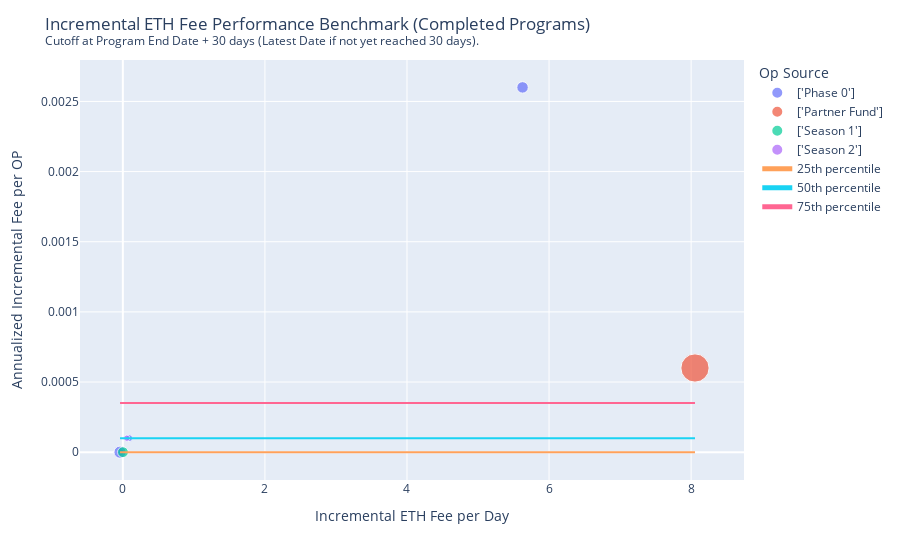

Source (notebook cell):
### Code cell
layout_settings = {
    "title": "Incremental ETH Fee Performance Benchmark (Completed Programs) <br><sup>Cutoff at Program End Date + 30 days (Latest Date if not yet reached 30 days).</sup>",
    "xaxis_title": "Incremental ETH Fee per Day",
    "yaxis_title": "Annualized Incremental Fee per OP",
    "legend_title": "Op Source",
}

df = cleanup_data(
    subset=[
        "op_deployed",
        "incremental_gas_fee_eth_per_day_after",
        "incremental_gas_fee_eth_after_annualized_per_op",
    ]
)

plot_benchmark(
    df,
    x="incremental_gas_fee_eth_per_day_after",
    y="incremental_gas_fee_eth_after_annualized_per_op",
    size="op_deployed",
    layout_settings=layout_settings,
)

### Figure 1 — Plotly figure (JSON) as saved in the notebook; plotly's stock layout.template omitted (floating-point values rounded to 4 significant figures)
{"data": [{"hovertemplate": "<b>%{hovertext}</b><br><br>op_source_map=['Phase 0']<br>incremental_gas_fee_eth_per_day_after=%{x}<br>incremental_gas_fee_eth_after_annualized_per_op=%{y}<br>op_deployed=%{marker.size}<extra></extra>", "hovertext": ["Rubicon", "WePiggy", "1inch", "Aelin"], "legendgroup": "['Phase 0']", "marker": {"color": "#636efa", "size": [793900.0, 300000.0, 300000, 900000.0], "sizemode": "area", "sizeref": 12060.0, "symbol": "circle"}, "mode": "markers", "name": "['Phase 0']", "orientation": "v", "showlegend": true, "type": "scatter", "x": [5.627, 0.08805, -0.0345, -0.03976], "xaxis": "x", "y": [0.0026, 0.0001, 0, 0], "yaxis": "y"}, {"hovertemplate": "<b>%{hovertext}</b><br><br>op_source_map=['Partner Fund']<br>incremental_gas_fee_eth_per_day_after=%{x}<br>incremental_gas_fee_eth_after_annualized_per_op=%{y}<br>op_deployed=%{marker.size}<extra></extra>", "hovertext": ["Aave"], "legendgroup": "['Partner Fund']", "marker": {"color": "#EF553B", "size": [4826000.0], "sizemode": "area", "sizeref": 12060.0, "symbol": "circle"}, "mode": "markers", "name": "['Partner Fund']", "orientation": "v", "showlegend": true, "type": "scatter", "x": [8.054], "xaxis": "x", "y": [0.0006], "yaxis": "y"}, {"hovertemplate": "<b>%{hovertext}</b><br><br>op_source_map=['Season 1']<br>incremental_gas_fee_eth_per_day_after=%{x}<br>incremental_gas_fee_eth_after_annualized_per_op=%{y}<br>op_deployed=%{marker.size}<extra></extra>", "hovertext": ["XToken"], "legendgroup": "['Season 1']", "marker": {"color": "#00cc96", "size": [709800.0], "sizemode": "area", "sizeref": 12060.0, "symbol": "circle"}, "mode": "markers", "name": "['Season 1']", "orientation": "v", "showlegend": true, "type": "scatter", "x": [0.001552], "xaxis": "x", "y": [0], "yaxis": "y"}, {"hovertemplate": "<b>%{hovertext}</b><br><br>op_source_map=['Season 2']<br>incremental_gas_fee_eth_per_day_after=%{x}<br>incremental_gas_fee_eth_after_annualized_per_op=%{y}<br>op_deployed=%{marker.size}<extra></extra>", "hovertext": ["Revert Finance"], "legendgroup": "['Season 2']", "marker": {"color": "#ab63fa", "size": [240800.0], "sizemode": "area", "sizeref": 12060.0, "symbol": "circle"}, "mode": "markers", "name": "['Season 2']", "orientation": "v", "showlegend": true, "type": "scatter", "x": [0.05416], "xaxis": "x", "y": [0.0001], "yaxis": "y"}, {"mode": "lines", "name": "25th percentile", "type": "scatter", "x": [-0.03976, 8.054], "y": [0, 0]}, {"mode": "lines", "name": "50th percentile", "type": "scatter", "x": [-0.03976, 8.054], "y": [0.0001, 0.0001]}, {"mode": "lines", "name": "75th percentile", "type": "scatter", "x": [-0.03976, 8.054], "y": [0.00035, 0.00035]}], "layout": {"legend": {"itemsizing": "constant", "title": {"text": "Op Source"}, "tracegroupgap": 0}, "margin": {"t": 60}, "title": {"text": "Incremental ETH Fee Performance Benchmark (Completed Programs) <br><sup>Cutoff at Program End Date + 30 days (Latest Date if not yet reached 30 days).</sup>"}, "xaxis": {"anchor": "y", "domain": [0, 1], "title": {"text": "Incremental ETH Fee per Day"}}, "yaxis": {"anchor": "x", "domain": [0, 1], "title": {"text": "Annualized Incremental Fee per OP"}}}}
